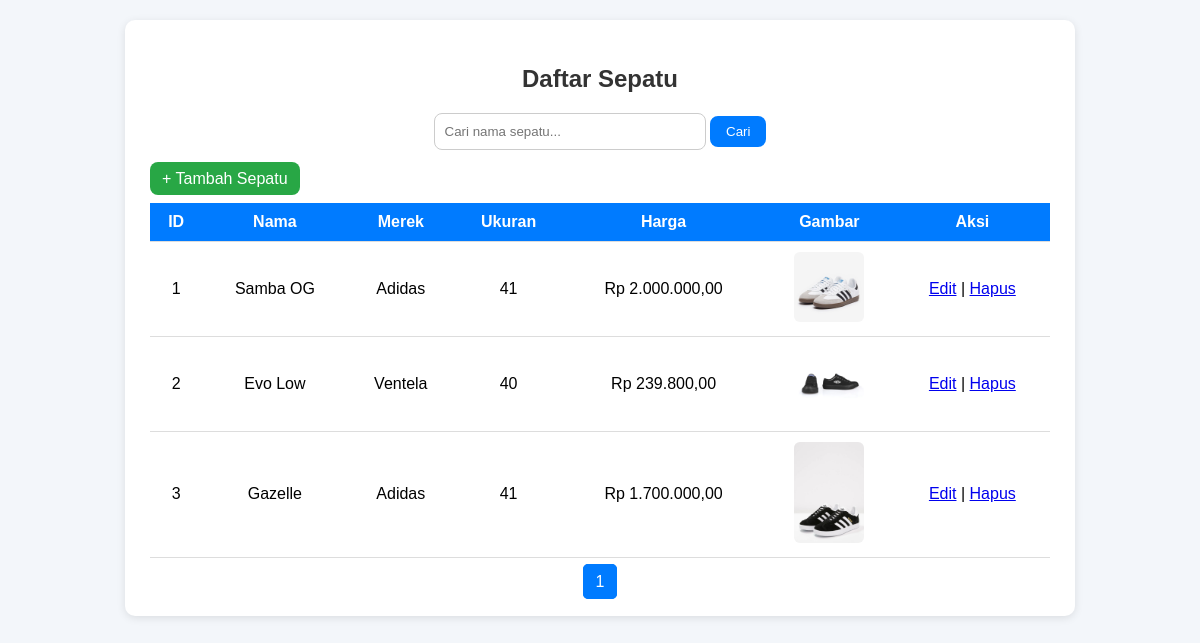
The page / on the database its author committed.
### tables this page shows
CREATE TABLE `sepatu` (
  `id` int(11) NOT NULL,
  `nama` varchar(100) NOT NULL,
  `merek` varchar(100) NOT NULL,
  `harga` decimal(10,2) NOT NULL,
  `ukuran` varchar(10) NOT NULL,
  `gambar` varchar(255) NOT NULL,
  `dibuat_pada` timestamp NOT NULL DEFAULT current_timestamp()
);

### index.php (the view, shortened to what this page needs)
<?php
include 'koneksi.php';
$search = isset($_GET['search']) ? $_GET['search'] : '';
$limit = 5;
$page = isset($_GET['page']) ? $_GET['page'] : 1;
$start = ($page - 1) * $limit;
$total_result = mysqli_query($conn, "SELECT COUNT(*) AS total FROM sepatu WHERE nama LIKE '%$search%'");
$total_row = mysqli_fetch_assoc($total_result);
$total = $total_row['total'];
$pages = ceil($total / $limit);
$sql = "SELECT * FROM sepatu WHERE nama LIKE '%$search%' ORDER BY id ASC LIMIT $start, $limit";
$result = mysqli_query($conn, $sql);
?>
<!DOCTYPE html>
<html lang="id">
<head>
</head>
<body>
  <div class="container">
    <h2>Daftar Sepatu</h2>
    <form method="GET">
      <input type="text" name="search" placeholder="Cari nama sepatu..." value="<?= $search ?>">
      <button type="submit">Cari</button>
    </form>
    <a href="add.php" class="btn">+ Tambah Sepatu</a>
    <table>
      <tr>
        <th>ID</th>
        <th>Nama</th>
        <th>Merek</th>
        <th>Ukuran</th>
        <th>Harga</th>
        <th>Gambar</th>
        <th>Aksi</th>
      </tr>
      <?php while ($row = mysqli_fetch_assoc($result)) { ?>
      <tr>
        <td><?= $row['id'] ?></td>
        <td><?= $row['nama'] ?></td>
        <td><?= $row['merek'] ?></td>
        <td><?= $row['ukuran'] ?></td>
        <td>Rp <?= number_format($row['harga'], 2, ',', '.') ?></td>
        <td><img src="uploads/<?= $row['gambar'] ?>" width="70"></td>
        <td>
          <a href="edit.php?id=<?= $row['id'] ?>">Edit</a> |
          <a href="delete.php?id=<?= $row['id'] ?>" onclick="return confirm('Yakin hapus data ini?')">Hapus</a>
        </td>
      </tr>
      <?php } ?>
    </table>
    <div class="pagination">
      <?php for ($i = 1; $i <= $pages; $i++) { ?>
        <a href="?page=<?= $i ?>&search=<?= $search ?>" class="<?= ($i==$page)?'active':'' ?>"><?= $i ?></a>
      <?php } ?>
    </div>
  </div>
</body>
</html>

### index.php (style rules this page uses)
body { font-family: 'Poppins', sans-serif; background: #f3f6fa; margin: 0; padding: 20px; }
.container { max-width: 900px; margin: auto; background: white; border-radius: 10px; box-shadow: 0 2px 8px rgba(0,0,0,0.1); padding: 25px; }
h2 { text-align: center; color: #333; }
form { text-align: center; margin-bottom: 20px; }
input[type="text"] { padding: 10px; width: 250px; border-radius: 8px; border: 1px solid #ccc; }
button { background: #007bff; color: white; border: none; padding: 8px 16px; border-radius: 8px; cursor: pointer; }
.btn { text-decoration: none; color: white; background: #28a745; padding: 8px 12px; border-radius: 8px; }
table { width: 100%; border-collapse: collapse; margin-top: 15px; }
th, td { padding: 10px; text-align: center; border-bottom: 1px solid #ddd; }
th { background: #007bff; color: white; }
.pagination { text-align: center; margin-top: 15px; }
.pagination a { padding: 8px 12px; margin: 2px; border: 1px solid #007bff; border-radius: 5px; text-decoration: none; color: #007bff; }
.pagination a.active, .pagination a:hover { background: #007bff; color: white; }
img { border-radius: 6px; }

### rows shown on the page
sepatu: id "1", nama "Samba OG", merek "Adidas", ukuran "41", harga "2.000.000,00", gambar (picture)
sepatu: id "2", nama "Evo Low", merek "Ventela", ukuran "40", harga "239.800,00", gambar (picture)
sepatu: id "3", nama "Gazelle", merek "Adidas", ukuran "41", harga "1.700.000,00", gambar (picture)
